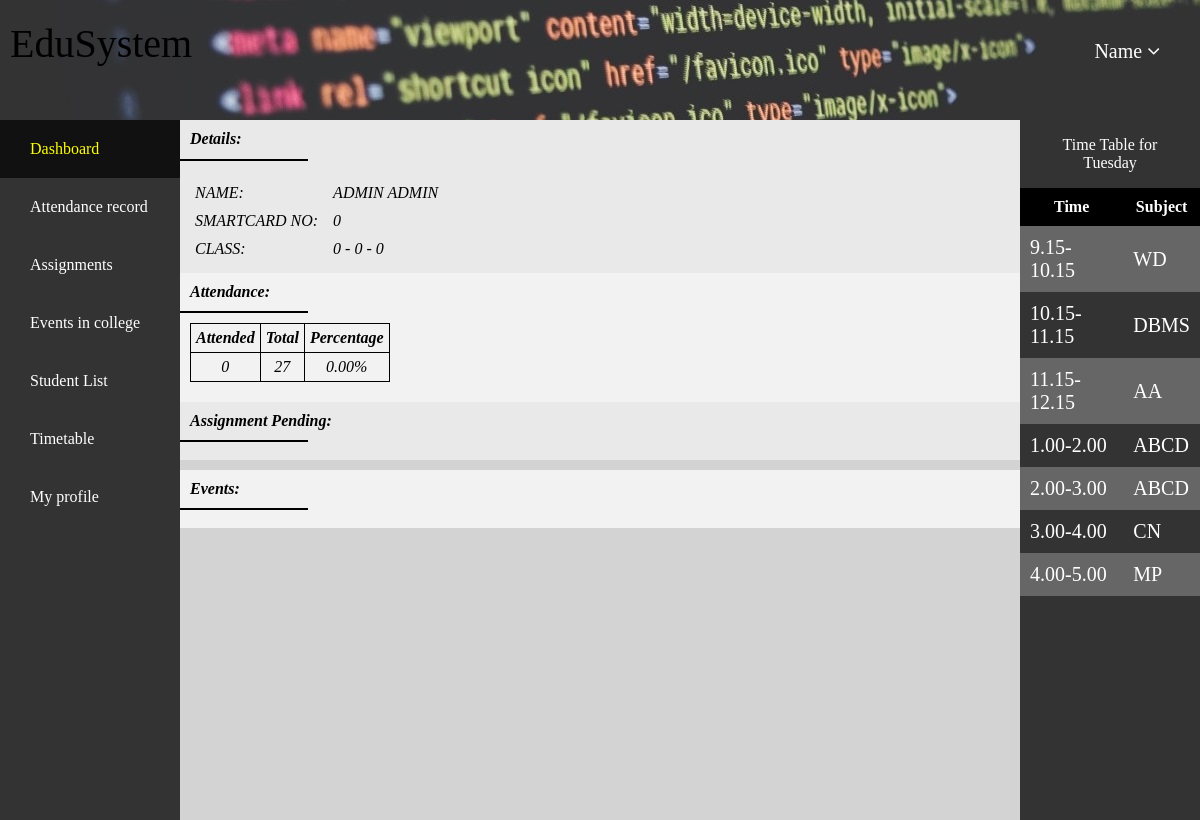
Screenshot of /home.php (signed in) with the database file from the repository.
### tables this page shows
CREATE TABLE `profile` (
  `UserId` varchar(15) NOT NULL,
  `Fname` text NOT NULL,
  `Lname` text NOT NULL,
  `RegNo` int(5) NOT NULL,
  `Class` varchar(2) NOT NULL,
  `Division` int(1) NOT NULL,
  `RollNo` int(2) NOT NULL,
  `MobNo` bigint(10) NOT NULL,
  `Addr` varchar(50) NOT NULL,
  `Pass` varchar(32) NOT NULL DEFAULT 'sakec',
  `S1` int(2) NOT NULL DEFAULT '0',
  `S1t` int(2) NOT NULL DEFAULT '0',
  `S2` int(2) NOT NULL DEFAULT '0',
  `S2t` int(2) NOT NULL DEFAULT '0',
  `S3` int(2) NOT NULL DEFAULT '0',
  `S3t` int(2) NOT NULL DEFAULT '0',
  `S4` int(2) NOT NULL DEFAULT '0',
  `S4t` int(2) NOT NULL DEFAULT '0',
  `S5` int(2) DEFAULT '0',
  `S5t` int(2) NOT NULL DEFAULT '0',
  `Attended` int(2) AS (S1+S2+S3+S4+S5) VIRTUAL,
  `Total` int(2) AS (S1t+S2t+S3t+S4t+S5t) VIRTUAL,
  `Percent` decimal(4,2) AS ((S1+S2+S3+S4+S5)*100/(S1t+S2t+S3t+S4t+S5t)) VIRTUAL
);

CREATE TABLE `timetable` (
  `SrNo` int(1) NOT NULL,
  `Time` varchar(15) NOT NULL,
  `Monday` varchar(15) NOT NULL,
  `Tuesday` varchar(15) NOT NULL,
  `Wednesday` varchar(15) NOT NULL,
  `Thrusday` varchar(15) NOT NULL,
  `Friday` varchar(15) NOT NULL
);

### home.php (the view, shortened to what this page needs)
<html>
<head>
    <link rel="stylesheet" type="text/css" href="Addons/home.css">
    <link rel="stylesheet" href="https://cdnjs.cloudflare.com/ajax/libs/font-awesome/4.7.0/css/font-awesome.min.css">
</head>
<body>
    <div class="header">
        <div class="leftheader">
            <p class="pheader">EduSystem</p>
        </div>
        <div class="rightheader">
            <ul class="mainddheader">
                <li><a id="dropdown" href="#" onclick="#">Name        <i class="fa fa-angle-down"></i></a></li>
            </ul>
        </div>
    </div>
    <div class="flex-container">
            <div class="asideleft">
                <ul class="nav">
                    <li><a class="btn <?php if($_GET["page"]==""){echo 'active';}?>" href="home.php">Dashboard</a></li>
                    <li><a class="btn <?php if($_GET["page"]=="attendance.php"){echo 'active';}?>" href="home.php?page=attendance.php">Attendance record</a></li>
                    <li><a class="btn <?php if($_GET["page"]=="assign.php"){echo 'active';}?>" href="#">Assignments</a></li>
                    <li><a class="btn <?php if($_GET["page"]=="events.php"){echo 'active';}?>" href="#">Events in college</a></li>
                    <li><a class="btn <?php if($_GET["page"]=="list.php"){echo 'active';}?>" href="home.php?page=list.php">Student List</a></li>
                    <li><a class="btn <?php if($_GET["page"]=="tt.php"){echo 'active';}?>" href="home.php?page=timetable.php">Timetable</a></li>
                    <li><a class="btn <?php if($_GET["page"]=="update.php"){echo 'active';}?>" href="home.php?page=update.php">My profile</a></li>
                </ul>
            </div>
        <div class="maincontent">
            <?php
                if (isset($_GET['page'])&&$_GET['page']!=""){
                    include $_GET['page'];
                }
                else {
                    include 'dashboard.php';
                }
            ?>
        </div>
        <?php
            $user = 'student';
            $pass = 'sakec';
            $db = 'students';
            $conn = new mysqli('localhost', $user, $pass, $db) or die("Unable to connect to server".$db);
            $get_all = "select * from timetable";
            $data = mysqli_query($conn, $get_all) or die("No records found.");
            $row = mysqli_fetch_assoc($data);
            $day = "Tuesday";
            echo '<div class="asideright">
                <div class="iasideright">
                        <p class="tthead" align="center">Time Table for <br>'.$day.' </p>
                        <table class="asiderighttable" >
                            <tr>
                                <th>Time</th>
                                <th>Subject</th>
                            </tr>';
                            echo '<tr>
                                <td>9.15-10.15</td>
                                <td>'.$row[$day].'</td>
                            </tr>';
                            $row = mysqli_fetch_assoc($data);
                            echo '
                            <tr>
                                <td>10.15-11.15</td>
                                <td>'.$row[$day].'</td>
                            </tr>';
                            $row = mysqli_fetch_assoc($data);
                            echo '
                            <tr>
                                <td>11.15-12.15</td>
                                <td>'.$row[$day].'</td>
                            </tr>';
                            $row = mysqli_fetch_assoc($data);
                            echo '
                            <tr>
                                <td>1.00-2.00</td>
                                <td>'.$row[$day].'</td>
                            </tr>';
                            $row = mysqli_fetch_assoc($data);
                            echo '
                            <tr>
                                <td>2.00-3.00</td>
                                <td>'.$row[$day].'</td>
                            </tr>';
                            $row = mysqli_fetch_assoc($data);
                            echo '
                            <tr>
                                <td>3.00-4.00</td>
                                <td>'.$row[$day].'</td>
                            </tr>';
                            $row = mysqli_fetch_assoc($data);
                            echo '
                            <tr>
                                <td>4.00-5.00</td>
                                <td>'.$row[$day].'</td>
                            </tr>
                    </table>
                </div>
            </div>';
        ?>
    </div>
</body>
</html>

### dashboard.php (shortened to what this page needs)
<!DOCTYPE html>
<html lang="en">
<head>
	<link rel="stylesheet" href="Addons/dashboard.css">
	<link rel="stylesheet" href="">
</head>
<body>
	<?php
		$user = 'student';
		$pass = 'sakec';
		$db = 'students';
		$conn = new mysqli('localhost', $user, $pass, $db) or die("Unable to connect to server".$db);
		$get_all = "select * from profile where UserId=\"".$_SESSION['name']."\"";
		$data = mysqli_query($conn, $get_all) or die("No records found.");
		$row = mysqli_fetch_assoc($data);
		echo'<div class="container">
                <div class="details">
                    <p>Details:<p>
                    <hr>
                    <ul class="left">
                    <li>Name: </li>
                    <li>smartcard no:</li>
                    <li>class:</li>
                    </ul>
				    <ul class="right">
				    <li>'.$row["Fname"].' '.$row["Lname"].'</li>
				    <li>'.$row["UserId"].'</li>
				    <li>'.$row["Class"].' - '.$row["Division"].' - '.$row["RollNo"].'</li>
                    </ul>
                </div>
                <div class="attendance">
                    <p>Attendance:</p>
                    <hr>
                    <table class="tattendance">
                    <tr>
                    <th>Attended</th>
                    <th>Total</th>
                    <th>Percentage</th>
                    </tr>
                    <tr>
                    <td>'.$row["Attended"].'</td>
                    <td>'.$row["Total"].'</td>';
                    if ($row["Total"]!=0) {
                        echo '<td>'.$row["Percent"].'%</td>
                    ';
                    }
                    else {
                        echo '<td>0%</td>';
                    }
                    echo '
                    </tr>
                    </table>
                </div>
                <div class="notification">
                    <p>Assignment Pending:</p>
                    <hr>
                    <p></p>
                </div>
                <div class="events">
                    <p>Events:</p>
                    <hr>
                    <p></p>
                </div>
            </div>';
	?>
</body>
</html>

### Addons/home.css (style rules this page uses)
body { margin:0; background-image: url(sublime.jpg); background-repeat: no-repeat; }
.header { display:flex; width:100%; height:15%; justify-content: center; }
.flex-container { display: flex; flex-wrap: wrap; }
.asideleft { flex:15%; background-color:#333; }
.maincontent { flex:70%; background-color:#D3D3D3; height:700px; }
.asideright { flex:15%; background-color: #333; }
.leftheader { justify-content: center; flex:80%; }
.pheader { margin:20 0 0 10px; font-family: cursive; font-size: 40px; }
.rightheader { justify-content: center; flex:20%; text-align: right; padding:30px; }
.mainddheader { padding:0; margin:0; list-style-type: none; }
.mainddheader li { font-size:20px; padding:10px; }
.mainddheader li a { text-decoration: none; color:white; }
ul.nav { list-style-type: none; overflow: hidden; padding: 0; margin: 0px; background-color: #333; }
ul.nav > li { padding: 0px; }
ul.nav > li > a { display: block; color: white; border: none; padding: 20px 30px; text-align: left; transition: all 0.7s ease; text-decoration: none; }
ul.nav > li > a.active { background-color: #111; color: yellow; }
hr { display: block; margin-top: 0.5px; margin-left:0; margin-right: 20%; border-style: inset; border:1px solid black; }
.tthead { color: white; }
.asiderighttable { width:100%; background-color: white; }
table,th,td { border-collapse:collapse; }
.asiderighttable th { border:0px; padding:10px; background-color: black; }
.asiderighttable tr:nth-child(odd) { background-color:#333; color:white; }
.asiderighttable tr:nth-child(even) { background-color:#666; color:white; }
.asiderighttable td { border:0; font-size: 20px; padding:10px; }

### Addons/dashboard.css (style rules this page uses)
.details,.notification { background-color: rgba(255,255,255,0.5); color:black; text-align:left; width:100%; }
.details ul { padding:10px; list-style-type: none; margin-top: 0px; margin-bottom: 0px; }
.details ul li { font-family:serif; padding:5px; text-transform: uppercase; font-style: oblique; }
.details p { margin-top:0; margin-bottom:0; padding:10 0 0 10; font-family:cursive; font-style: italic; font-weight: bold }
hr { border-bottom: 1px solid black; width:15%; }
.left { float:left; }
.attendance,.events { padding:0 0 10 0; background-color: rgba(255,255,255,0.7); color:black; text-align:left; width:100%; }
.tattendance { border: 1px solid black; margin:10px; text-align: center; }
.attendance p,.notification p,.events p { margin-top:0; margin-bottom:10px ; padding:10 0 0 10; font-family:cursive; font-style: italic; font-weight: bold }
.tattendance tr th, .tattendance tr td { border: 1px solid black; font-family:serif; font-style: oblique; padding:5px; }
.events { padding:0; }

### rows the page displays
profile: Fname "ADMIN", Lname "ADMIN", UserId "0", Class "0", Division "0", RollNo "0", Attended "0", Total "27", Percent "0.00"
timetable: Tuesday "WD"
timetable: Tuesday "DBMS"
timetable: Tuesday "AA"
timetable: Tuesday "ABCD"
timetable: Tuesday "ABCD"
timetable: Tuesday "CN"
timetable: Tuesday "MP"

### other values shown
$day "Tuesday"
